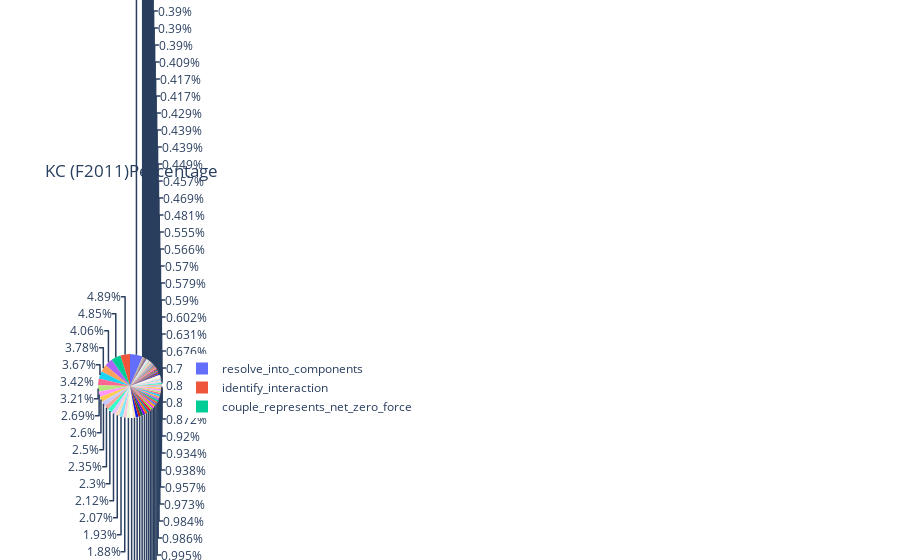
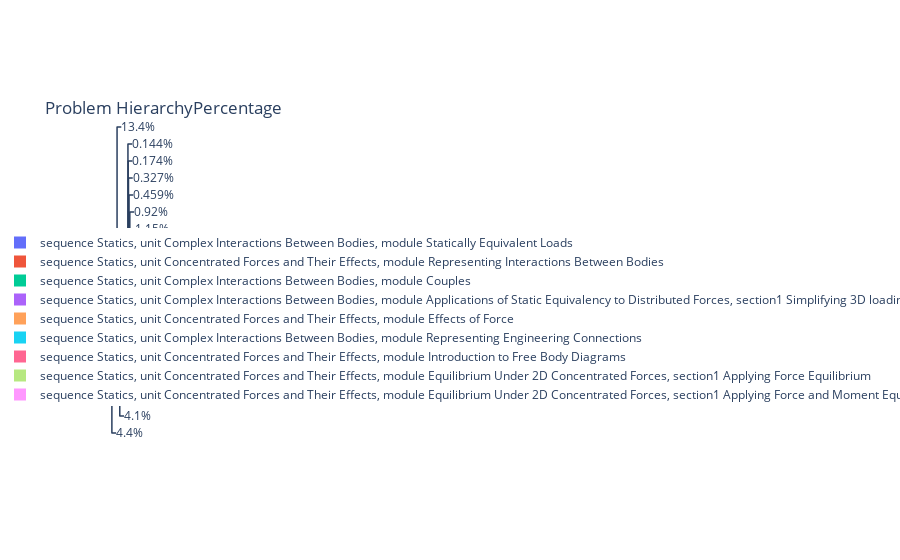
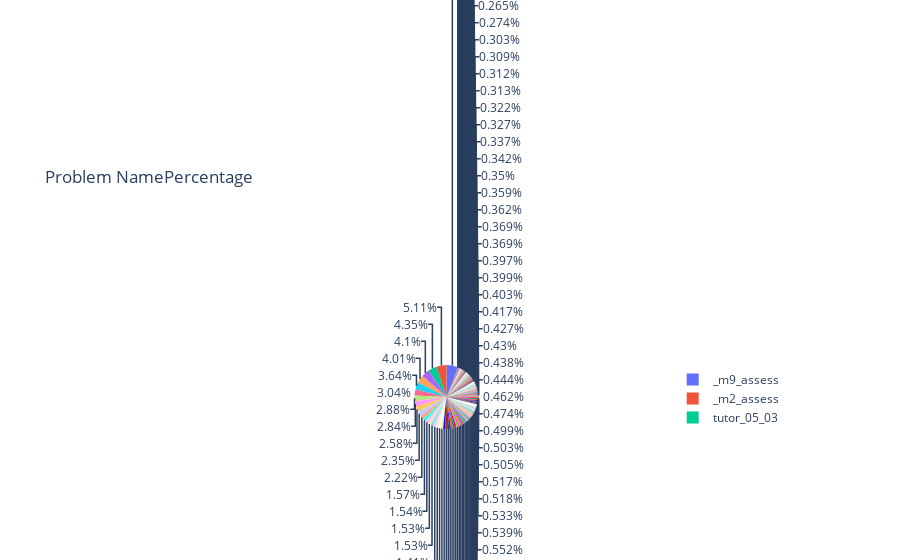
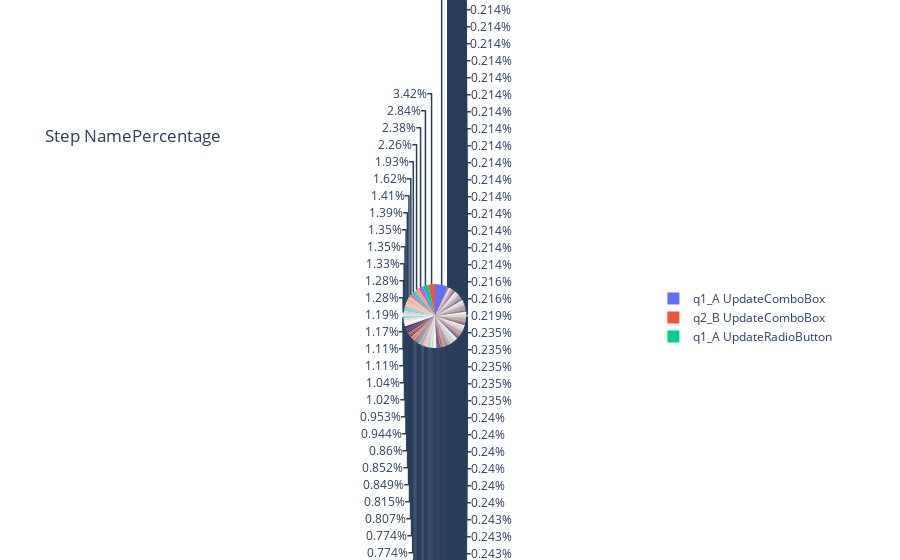

The notebook cell these images were saved under, in order:
### Code cell
# 单个属性分布图-Pie
show_value_counts_pie('KC (F2011)')
show_value_counts_pie('Problem Hierarchy')
show_value_counts_pie('Problem Name')
show_value_counts_pie('Step Name')

### Figure 1 — Plotly figure (JSON) as saved in the notebook; plotly's stock layout.template omitted (floating-point values rounded to 4 significant figures)
{"data": [{"domain": {"x": [0, 1], "y": [0, 1]}, "hovertemplate": "KC (F2011)=%{label}<br>percent=%{value}<extra></extra>", "labels": ["resolve_into_components", "identify_interaction", "couple_represents_net_zero_force", "represent_interaction_spring", "simple_step", "replace_general_loads_with_force_and_couple", "represent_interaction_cord", "represent_interaction_pin_connection", "represent_interaction_contacting_body", "statics_problem_force_and_moment", "couple_related_to_forces", "find_moment_arm", "find_symmetry_plane", "replace_forces_in_opposite_sense_with_force_and_couple", "judge_equilibrium_qualitatively", "anticipate_solved_variables~~determine_joint_is_solvable~~recognize_variable_solvable_from_subsystem", "rotation_sense_of_force", "moving_force_perpendicular_to_line_of_action", "find_linear_force_per_length", "represent_interaction_roller_connection", "recognize_equivalence_of_translated_forces", "moment_sign_sense_relation", "identify_interaction~~body_draw_force_on", "moving_force_to_general_point", "find_moment_arm~~moment_sign_sense_relation~~rotation_sense_of_force", "identify_two-force_member", "force_at_joint_implied_by_previous_analysis~~sense_if_assuming_tension", "moment_sign_sense_relation~~rotation_sense_of_force", "possible_interaction_for_nonuniform_contact", "equivalence_of_couples", "represent_interaction_pin_in_slot_connection", "recognize_equivalence_from_motion", "interpret_equation", "determine_subsystem_is_solvable~~identify_external_load_points_on_section~~identify_internal_load_points_on_section", "gravitational_forces", "identify_forces_in_symmetry_plane", "rotation_sense_of_force~~motion_dependence_on_force", "motion_dependence_on_force", "body_draw_force_on", "couple_represents_net_zero_force~~couple_related_to_forces", "moment_about_point_due_to_couple", "represent_interaction_rigid_sliding_connection", "represent_interaction_fixed_connection", "recognize_knowns_vs_unknowns", "find_angle_given_components", "recognize_conditions_for_full_equivalence", "sense_if_assuming_tension~~identify_external_load_points_on_section~~identify_internal_load_points_on_section", "find_net_force_for_linear_distribution", "statics_problem_collinear", "centroid_of_composite_area", "find_net_force_position_for_linear_distribution", "impose_solve_concurrent_equilibrium", "find_uniform_force_per_length", "can_connection_be_modeled_in_2D", "replace_forces_in_same_sense_with_one_force", "motion_dependence_on_force~~couple_represents_net_zero_force", "distinguish_rotation_translation", "Newtons_third_law~~tension_vs_compression_given_force_senses~~judge_force_sense_based_on_sign", "find_pressure_under_linear_distribution", "find_magnitude_given_components", "replace_general_loads_with_single_force", "statics_problem_force_and_moment~~interpret_equation~~possible_interaction_for_nonuniform_contact", "identify_interaction~~Newtons_third_law", "identify_interaction~~represent_interaction_cord", "recognize_forces_collinear", "recognize_forces_concurrent", "count_independent_equations", "find_uniform_pressure_under_weight", "judge_force_sense_based_on_sign", "determine_moment", "represent_forces_two-force_member", "find_net_force_for_uniform_distribution", "find_net_force_position_for_uniform_distribution", "choose_subsystem", "distinguish_fixed_pin_connections", "force_at_joint_implied_by_previous_analysis", "count_unknowns", "recognize_conditions_for_full_equivalence~~recognize_equivalence_from_motion", "relate_direction_normal_force_and_contact", "identify_centroid", "identify_equation_isolates_specific_unknown~~anticipate_solved_variables", "identify_interaction~~represent_interaction_pin_connection~~represent_forces_two-force_member", "identify_enabling_unknown~~determine_subsystem_is_solvable", "identify_enabling_unknown", "identify_equation_isolates_specific_unknown", "identify_interaction~~represent_interaction_contacting_body~~represent_interaction_cord", "is_net_moment_sense_obvious", "choose_moment_method", "find_moment_arm~~rotation_sense_of_force", "judge_force_sense_based_on_sign~~relate_direction_normal_force_and_contact", "conditions_equal_force_pulley", "polar_moment_of_area", "second_moment_of_area_tabulated_shape", "relative_magnitudes_moment_of_area", "second_moment_of_area_parallel_axis_theorem", "mass_moment_of_inertia_parallel_axis_theorem", "relative_magnitudes_mass_moment_of_inertia"], "legendgroup": "", "name": "", "showlegend": true, "type": "pie", "values": [0.06445, 0.04895, 0.04849, 0.04058, 0.03778, 0.03673, 0.03417, 0.03212, 0.02694, 0.02603, 0.02496, 0.0235, 0.02297, 0.02121, 0.0207, 0.01929, 0.01876, 0.01777, 0.0145, 0.01374, 0.01335, 0.01289, 0.01274, 0.01271, 0.0117, 0.01154, 0.01072, 0.01057, 0.01047, 0.01046, 0.0101, 0.009946, 0.009858, 0.00984, 0.009735, 0.009568, 0.009383, 0.00934, 0.009199, 0.008725, 0.00861, 0.008083, 0.007591, 0.006756, 0.006308, 0.006018, 0.005904, 0.00579, 0.005702, 0.005658, 0.005553, 0.004815, 0.004692, 0.004569, 0.00449, 0.004393, 0.004393, 0.004288, 0.004173, 0.004173, 0.004086, 0.003901, 0.003901, 0.003901, 0.003813, 0.003804, 0.003787, 0.003462, 0.003049, 0.003005, 0.002978, 0.00232, 0.002302, 0.002153, 0.002144, 0.002144, 0.002082, 0.002012, 0.001933, 0.001924, 0.001924, 0.001924, 0.001924, 0.001924, 0.001924, 0.001924, 0.001775, 0.001502, 0.001432, 0.001002, 0.0008786, 0.0008171, 0.0008171, 0.0008171, 0.0008171, 0.0007205, 0.0007205]}], "layout": {"legend": {"tracegroupgap": 0}, "title": {"text": "KC (F2011)Percentage"}}}

### Figure 2 — Plotly figure (JSON) as saved in the notebook; plotly's stock layout.template omitted (floating-point values rounded to 4 significant figures)
{"data": [{"domain": {"x": [0, 1], "y": [0, 1]}, "hovertemplate": "Problem Hierarchy=%{label}<br>percent=%{value}<extra></extra>", "labels": ["sequence Statics, unit Complex Interactions Between Bodies, module Statically Equivalent Loads", "sequence Statics, unit Concentrated Forces and Their Effects, module Representing Interactions Between Bodies", "sequence Statics, unit Complex Interactions Between Bodies, module Couples", "sequence Statics, unit Complex Interactions Between Bodies, module Applications of Static Equivalency to Distributed Forces, section1 Simplifying 3D loadings to 2D or 1D loading", "sequence Statics, unit Concentrated Forces and Their Effects, module Effects of Force", "sequence Statics, unit Complex Interactions Between Bodies, module Representing Engineering Connections", "sequence Statics, unit Concentrated Forces and Their Effects, module Introduction to Free Body Diagrams", "sequence Statics, unit Concentrated Forces and Their Effects, module Equilibrium Under 2D Concentrated Forces, section1 Applying Force Equilibrium", "sequence Statics, unit Concentrated Forces and Their Effects, module Equilibrium Under 2D Concentrated Forces, section1 Applying Force and Moment Equilibrium", "sequence Statics, unit Engineering Systems - Single Body Equilibrium, module Equilibrium of a Single Subsystem", "sequence Statics, unit Multiple Body Equilibrium - Trusses, module Method of Joints", "sequence Statics, unit Concentrated Forces and Their Effects, module Effects of Multiple Forces, section1 Combining Moments", "sequence Statics, unit Concentrated Forces and Their Effects, module Equilibrium Under 2D Concentrated Forces", "sequence Statics, unit Complex Interactions Between Bodies, module Applications of Static Equivalency to Distributed Forces, section1 Center of Gravity and Centroid", "sequence Statics, unit Concentrated Forces and Their Effects, module Effects of Multiple Forces", "sequence Statics, unit Concentrated Forces and Their Effects, module Effects of Multiple Forces, section1 Combining Concurrent Forces", "sequence Statics, unit Multiple Body Equilibrium - Trusses, module Method of Sections", "sequence Statics, unit Engineering Systems - Single Body Equilibrium, module Choosing a Solvable Subsystem", "sequence Statics, unit Engineering Systems - Single Body Equilibrium, module Drawing FBDs of a Single Subsystem", "sequence Statics, unit Multiple Body Equilibrium - Frames, module Drawing FBDs of Multiple Subsystems", "sequence Statics, unit Multiple Body Equilibrium - Frames, module Solving Multiple Subsystems", "sequence Statics, unit Complex Interactions Between Bodies, module Representing Engineering Connections, section1 Pin Connections", "sequence Statics, unit Complex Interactions Between Bodies, module Representing Engineering Connections, section1 Other Connections", "sequence Statics, unit Moments of Inertia, module Second Moment of Area", "sequence Statics, unit Complex Interactions Between Bodies, module Representing Engineering Connections, section1 Fixed Connections", "sequence Statics, unit Moments of Inertia, module Mass Moment of Inertia"], "legendgroup": "", "name": "", "showlegend": true, "type": "pie", "values": [0.1338, 0.1241, 0.09623, 0.07341, 0.06135, 0.06074, 0.05111, 0.05069, 0.04396, 0.04096, 0.03644, 0.03447, 0.0288, 0.02582, 0.02577, 0.02236, 0.01574, 0.01539, 0.01532, 0.0117, 0.01154, 0.009199, 0.004586, 0.003268, 0.00174, 0.001441]}], "layout": {"legend": {"tracegroupgap": 0}, "title": {"text": "Problem HierarchyPercentage"}}}

### Figure 3 — Plotly figure (JSON) as saved in the notebook; plotly's stock layout.template omitted (floating-point values rounded to 4 significant figures; data arrays with more than 128 entries replaced by an {"elided": "..."} marker saying what was removed)
{"data": [{"domain": {"x": [0, 1], "y": [0, 1]}, "hovertemplate": "Problem Name=%{label}<br>percent=%{value}<extra></extra>", "labels": {"elided": "154 str values"}, "legendgroup": "", "name": "", "showlegend": true, "type": "pie", "values": {"elided": "154 float values"}}], "layout": {"legend": {"tracegroupgap": 0}, "title": {"text": "Problem NamePercentage"}}}

### Figure 4 — Plotly figure (JSON) as saved in the notebook; plotly's stock layout.template omitted (floating-point values rounded to 4 significant figures; data arrays with more than 128 entries replaced by an {"elided": "..."} marker saying what was removed)
{"data": [{"domain": {"x": [0, 1], "y": [0, 1]}, "hovertemplate": "Step Name=%{label}<br>percent=%{value}<extra></extra>", "labels": {"elided": "240 str values"}, "legendgroup": "", "name": "", "showlegend": true, "type": "pie", "values": {"elided": "240 float values"}}], "layout": {"legend": {"tracegroupgap": 0}, "title": {"text": "Step NamePercentage"}}}
